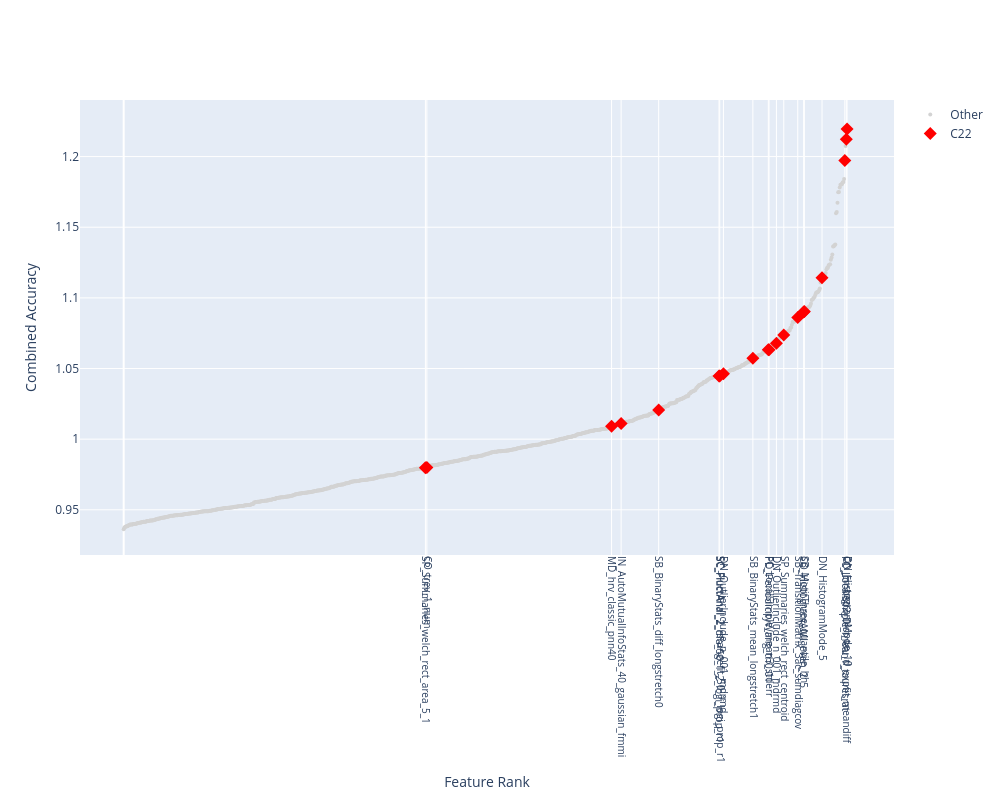

Here is the notebook cell this chart was saved with:
### Code cell
import plotly.graph_objects as go

sorted_scores = perf_scores_norm_comb.sort_values().reset_index()
sorted_scores.columns = ["feature", "score"]
sorted_scores["is_C22"] = sorted_scores["feature"].isin(fs.CATCH22)

other = sorted_scores[~sorted_scores["is_C22"]]
c22 = sorted_scores[sorted_scores["is_C22"]]

fig = go.Figure()
fig.add_trace(
    go.Scatter(
        x=other.index,
        y=other["score"],
        mode="markers",
        marker=dict(size=4, color="lightgrey"),
        text=other["feature"],
        hoverinfo="text+y",
        name="Other",
    )
)
fig.add_trace(
    go.Scatter(
        x=c22.index,
        y=c22["score"],
        mode="markers",
        marker=dict(size=10, color="red", symbol="diamond"),
        text=c22["feature"],
        hoverinfo="text+y",
        name="C22",
    )
)

fig.update_layout(
    width=1000,
    height=800,
    xaxis=dict(
        title="Feature Rank",
        tickvals=c22.index.tolist(),
        ticktext=c22["feature"].tolist(),
        tickangle=90,
        tickfont=dict(size=10),
    ),
    yaxis_title="Combined Accuracy",
    hovermode="closest",
)

### Figure 1 — Plotly figure (JSON) as saved in the notebook; plotly's stock layout.template omitted (floating-point values rounded to 4 significant figures; data arrays with more than 128 entries replaced by an {"elided": "..."} marker saying what was removed)
{"data": [{"hoverinfo": "text+y", "marker": {"color": "lightgrey", "size": 4}, "mode": "markers", "name": "Other", "text": {"elided": "964 str values"}, "type": "scatter", "x": {"elided": "964 int values"}, "y": {"elided": "964 float values"}}, {"hoverinfo": "text+y", "marker": {"color": "red", "size": 10, "symbol": "diamond"}, "mode": "markers", "name": "C22", "text": ["SP_Summaries_welch_rect_area_5_1", "CO_trev_1_num", "MD_hrv_classic_pnn40", "IN_AutoMutualInfoStats_40_gaussian_fmmi", "SB_BinaryStats_diff_longstretch0", "SC_FluctAnal_2_dfa_50_1_2_logi_prop_r1", "SC_FluctAnal_2_rsrangefit_50_1_logi_prop_r1", "DN_OutlierInclude_p_001_mdrmd", "SB_BinaryStats_mean_longstretch1", "PD_PeriodicityWang_th0.01", "FC_LocalSimple_mean3_stderr", "DN_OutlierInclude_n_001_mdrmd", "SP_Summaries_welch_rect_centroid", "SB_TransitionMatrix_3ac_sumdiagcov", "CO_HistogramAMI_even_2_5", "SB_MotifThree_quantile_hh", "DN_HistogramMode_5", "FC_LocalSimple_mean1_tauresrat", "CO_Embed2_Dist_tau_d_expfit_meandiff", "DN_HistogramMode_10"], "type": "scatter", "x": [410, 412, 663, 676, 727, 809, 810, 815, 855, 876, 877, 887, 897, 916, 924, 925, 949, 980, 982, 983], "y": [0.9798, 0.98, 1.009, 1.011, 1.021, 1.045, 1.045, 1.046, 1.057, 1.063, 1.063, 1.068, 1.074, 1.086, 1.09, 1.09, 1.114, 1.197, 1.212, 1.22]}], "layout": {"height": 800, "hovermode": "closest", "width": 1000, "xaxis": {"tickangle": 90, "tickfont": {"size": 10}, "ticktext": ["SP_Summaries_welch_rect_area_5_1", "CO_trev_1_num", "MD_hrv_classic_pnn40", "IN_AutoMutualInfoStats_40_gaussian_fmmi", "SB_BinaryStats_diff_longstretch0", "SC_FluctAnal_2_dfa_50_1_2_logi_prop_r1", "SC_FluctAnal_2_rsrangefit_50_1_logi_prop_r1", "DN_OutlierInclude_p_001_mdrmd", "SB_BinaryStats_mean_longstretch1", "PD_PeriodicityWang_th0.01", "FC_LocalSimple_mean3_stderr", "DN_OutlierInclude_n_001_mdrmd", "SP_Summaries_welch_rect_centroid", "SB_TransitionMatrix_3ac_sumdiagcov", "CO_HistogramAMI_even_2_5", "SB_MotifThree_quantile_hh", "DN_HistogramMode_5", "FC_LocalSimple_mean1_tauresrat", "CO_Embed2_Dist_tau_d_expfit_meandiff", "DN_HistogramMode_10"], "tickvals": [410, 412, 663, 676, 727, 809, 810, 815, 855, 876, 877, 887, 897, 916, 924, 925, 949, 980, 982, 983], "title": {"text": "Feature Rank"}}, "yaxis": {"title": {"text": "Combined Accuracy"}}}}
